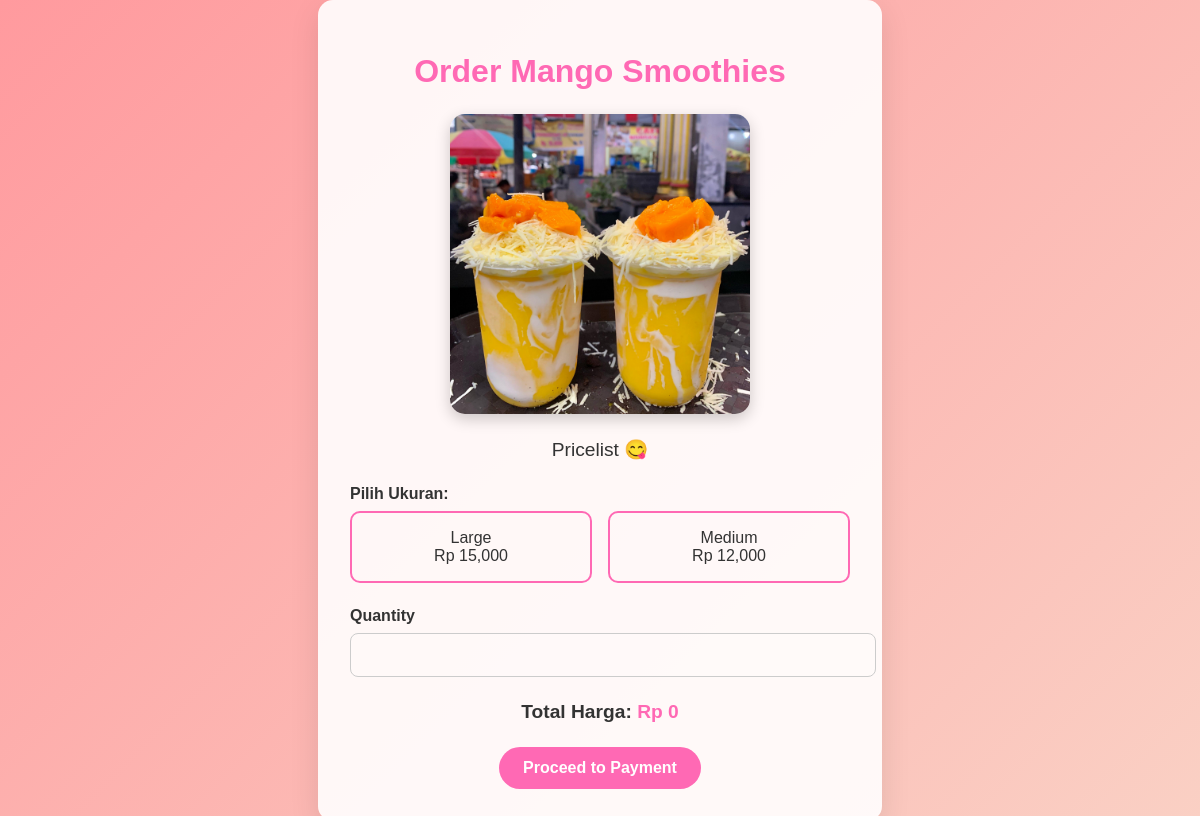
The app's page /order.php?id=1 (signed in) with its own data.
### tables this page shows
CREATE TABLE `products` (
  `id` int(11) NOT NULL,
  `name` varchar(100) NOT NULL,
  `description` text DEFAULT NULL,
  `price` decimal(10,2) NOT NULL,
  `price_large` decimal(10,2) NOT NULL,
  `price_medium` decimal(10,2) NOT NULL,
  `image` varchar(255) DEFAULT NULL
);

### order.php (the view, shortened to what this page needs)
<?php
include 'includes/db.php';
$product_id = $_GET['id'];
$sql = "SELECT * FROM products WHERE id = ?";
$stmt = $conn->prepare($sql);
$stmt->bind_param("i", $product_id);
$stmt->execute();
$result = $stmt->get_result();
$product = $result->fetch_assoc();
?>
<!DOCTYPE html>
<html lang="en">
<head>
    <link rel="stylesheet" href="https://cdnjs.cloudflare.com/ajax/libs/animate.css/4.1.1/animate.min.css">
    <link rel="stylesheet" href="css/style.css">
</head>
<body>
    <div class="order-container animate__animated animate__fadeIn">
        <h1>Order <?php echo $product['name']; ?></h1>
        <img src="uploads/<?php echo $product['image']; ?>" alt="<?php echo $product['name']; ?>" class="product-image">
        <div class="price-info">
            Pricelist 😋
        </div>
                <form action="" method="POST">
                <div class="input-group">
            <label for="size">Pilih Ukuran:</label>
            <div class="size-options">
                <div class="size-option" data-size="large" data-price="<?php echo $product['price_large']; ?>">
                    Large<br>
                    <span>Rp <?php echo number_format($product['price_large']); ?></span>
                </div>
                <div class="size-option" data-size="medium" data-price="<?php echo $product['price_medium']; ?>">
                    Medium<br>
                    <span>Rp <?php echo number_format($product['price_medium']); ?></span>
                </div>
            </div>
        </div>
        <div class="input-group">
            <label for="quantity">Quantity</label>
            <input type="number" id="quantity" name="quantity" min="1" required>
        </div>
        <div class="price-info">
            <strong>Total Harga:</strong> <span id="total-price">Rp 0</span>
        </div>
        <button type="submit" class="btn">Proceed to Payment</button>
                </form>
    </div>
</body>
</html>

### style.css (style rules this page uses)
body { font-family: 'Poppins', sans-serif; margin: 0; padding: 0; background-color: #1a1a2e; color: #eaeaea; }
.btn { display: inline-block; padding: 10px 20px; background-color: #28a745; color: #fff; font-size: 14px; font-weight: bold; text-decoration: none; border-radius: 5px; text-align: center; transition: background-color 0.3s ease, transform 0.2s ease; }
.input-group { margin-bottom: 20px; text-align: left; }
.input-group label { display: block; margin-bottom: 5px; }
.input-group input { width: 100%; padding: 10px; border: none; border-radius: 5px; background: rgba(255, 255, 255, 0.1); color: #fff; }
:root { --primary-pink: #ff69b4; --secondary-pink: #ff8dc7; --dark-pink: #d44a98; --light-pink: #ffe6f2; --gradient-pink: linear-gradient(135deg, var(--primary-pink), var(--secondary-pink)); --glass-effect: rgba(255, 255, 255, 0.1); }
.order-container { background: rgba(255, 255, 255, 0.9); border-radius: 15px; box-shadow: 0 8px 32px rgba(0, 0, 0, 0.2); padding: 30px; max-width: 500px; width: 100%; text-align: center; animation: fadeIn 1s ease-in-out; }
.order-container h1 { font-size: 2em; margin-bottom: 20px; color: #ff69b4; }
.product-image { width: 100%; max-width: 300px; height: auto; display: block; margin: 10px auto; border-radius: 10px; }
.price-info { font-size: 1.2em; margin-bottom: 20px; color: #333; }
.price-info span { color: #ff69b4; font-weight: bold; }
.input-group label { display: block; margin-bottom: 5px; color: #00ff88; }

### order.php (style rules this page uses)
body { background: linear-gradient(135deg, #ff9a9e, #fad0c4); color: #333; font-family: 'Poppins', sans-serif; margin: 0; padding: 0; display: flex; justify-content: center; align-items: center; min-height: 100vh; }
.order-container { background: rgba(255, 255, 255, 0.9); padding: 2rem; border-radius: 15px; box-shadow: 0 10px 30px rgba(0, 0, 0, 0.1); max-width: 500px; width: 100%; text-align: center; animation: fadeIn 1s ease-in-out; }
.order-container h1 { font-size: 2rem; color: #ff69b4; margin-bottom: 1.5rem; }
.product-image { width: 100%; max-width: 300px; border-radius: 15px; margin-bottom: 1.5rem; box-shadow: 0 5px 15px rgba(0, 0, 0, 0.2); }
.price-info { font-size: 1.2rem; color: #333; margin-bottom: 1.5rem; }
.price-info span { color: #ff69b4; font-weight: bold; }
.input-group { margin-bottom: 1.5rem; text-align: left; }
.input-group label { display: block; margin-bottom: 0.5rem; color: #333; font-weight: bold; }
.input-group select, .input-group input { width: 100%; padding: 0.75rem; border: 1px solid #ccc; border-radius: 8px; font-size: 1rem; color: #333; transition: border-color 0.3s ease; }
.size-options { display: flex; gap: 1rem; margin-bottom: 1.5rem; }
.size-option { flex: 1; padding: 1rem; border: 2px solid #ff69b4; border-radius: 10px; text-align: center; cursor: pointer; transition: background 0.3s ease, transform 0.3s ease; }
.btn { display: inline-block; padding: 0.75rem 1.5rem; background: #ff69b4; color: white; border: none; border-radius: 25px; font-size: 1rem; cursor: pointer; transition: background 0.3s ease, transform 0.3s ease; text-decoration: none; }

### records on screen
products: name "Mango Smoothies", image (picture), price_large "15,000", price_medium "12,000"
